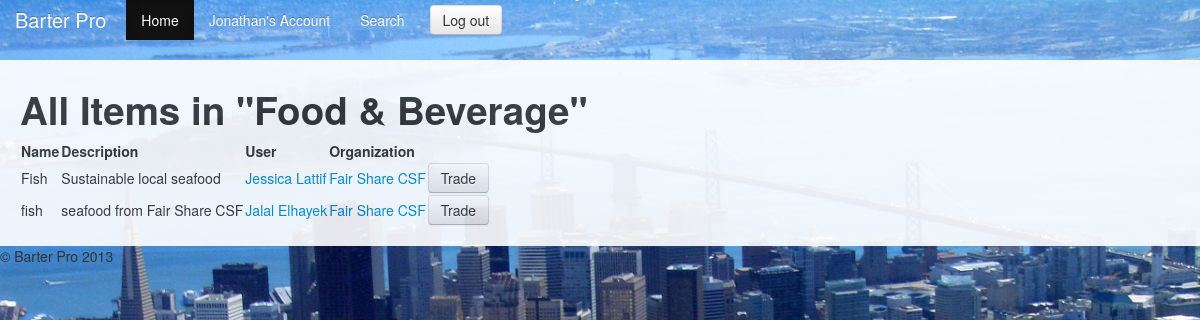
The app's page /display_items/11 (signed in), older data.
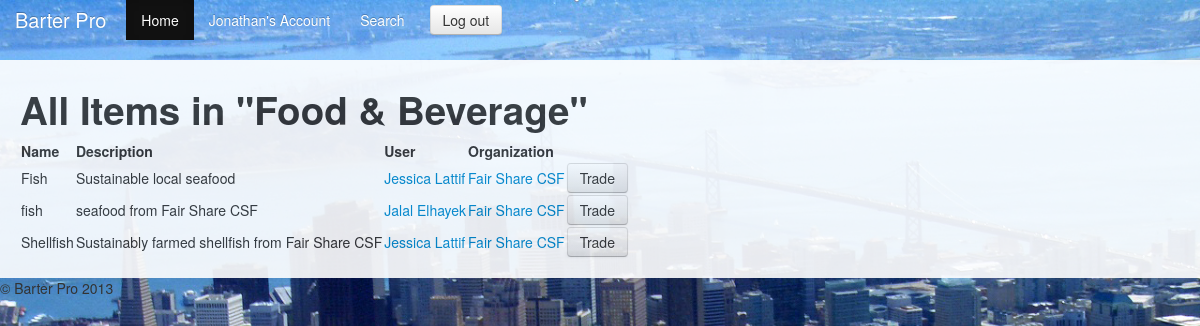
The same page, newer data.
### model.py (models this page shows, shortened)
class User(Base):
	__tablename__ = 'users'
	id = Column(Integer, primary_key=True)
	email = Column(String)
	password = Column(String)
	first_name = Column(String)
	last_name = Column(String)
	zipcode = Column(String)
	biz_name = Column(String)
	website = Column(String)
	image_url = Column(String, nullable=True)
	opt_a = Column(String, nullable=True)
	opt_b = Column(String, nullable=True)
	opt_c = Column(String, nullable=True)

class Category(Base):
	__tablename__ = 'categories'
	id = Column(Integer, primary_key=True)
	name = Column(String)				#category of item listed
	cat_type = Column(Integer) 			#goods or services

class Item(Base):
	__tablename__ = 'items'
	id = Column(Integer, primary_key=True)
	name = Column(String)
	description = Column(String)
	owned = Column(Boolean)
	image_url = Column(String, nullable=True)
	user_id = Column(Integer, ForeignKey("users.id"))
	cat_id = Column(Integer, ForeignKey("categories.id"))
	user = relationship("User", backref=backref("items", order_by=id))
	category = relationship("Category", backref=backref("items", order_by=id))

### server.py (the view)
@app.route("/display_items/<int:cat_id>", methods=["GET"])
def display_items(cat_id):
	items = db_session.query(Item).filter_by(cat_id=cat_id).filter(Item.user_id != g.user.id).all()
	cat = db_session.query(Category).filter_by(id=cat_id).one()
	if not items:
		flash("Sorry, no items are available to trade in that category", "error")
		return redirect(url_for("view_categories"))
	return render_template(
		"display_items.html", items=items, search_term=cat.name, title="All Items in ")

### server.py (called while the page is built)
@app.before_request
def before_request():
	g.user_id = session.get("user_id") #gets user ID from current session
	if not g.user_id: # redirects to log-in if no user ID session
		g.user_id = None
		g.user = None
	else:
		g.user = db_session.query(User).get(g.user_id)
		g.notifications, g.new_confirms = get_notifications()
		print "***************", g.notifications

def get_notifications():
	notifications = db_session.query(Participant).filter_by(user_id=g.user_id, requester=False, confirm=None).all()
	all_my_trades = db_session.query(Participant).filter_by(user_id=g.user_id, requester=True).all()
	new_confirms = [participant for participant in all_my_trades if participant.trade.participants[1].confirm == True]
	return notifications, new_confirms

### Templates/display_items.html (shortened to what this page needs)
{% extends "layout.html" %}
{% block body %}
<div class="container wrapper">
		<h1>{{ title }}"{{ search_term }}"</h1>
	<table>
		<tr>
			<td>
				<strong>
					Name
				</strong>
			</td>
			<td>
				<strong>
					Description
				</strong>
			</td>
			<td>
				<strong>
					User
				</strong>
			</td>
			<td>
				<strong>
					Organization
				</strong>
			</td>
		</tr>
		{% if items %}
		{% for item in items %}
			<tr>
				<td>
					{{ item.name }}
				</td>
				<td>
					{{ item.description }}
				</td>
				<td>
					<a href="/display_user/{{ item.user.id }}">
					{{ item.user.first_name }}
					{{ item.user.last_name }}
				</td>
				<td>
					<a href="/display_user/{{ item.user.id }}">
					{{ item.user.biz_name }}
				</td>
				<td>
					<a href="/open_request?item={{ item.id }}" class = "btn">
					Trade
					</a>
				</td>
			</tr>
		{% endfor %}
		{% endif %}
</table>
</div>
{% endblock %}

### Templates/layout.html (shortened to what this page needs)
<!DOCTYPE html>
<html lang="en">
  <head>
    <link rel="stylesheet" href="../static/bootstrap/css/bootstrap.css" type="text/css">
    <link rel="stylesheet" href="../static/bootstrap/css/main.css" type="text/css">
    <link rel="stylesheet" href="../static/bootstrap/css/bootstrap-responsive.css" type="text/css">
  </head>
  <body>
    <div class="navbar navbar-inverse navbar-fixed-top">
      <div class="navbar-inner">
        <div class="container">
          <a class="brand" href="/">Barter Pro</a>
          <div class="nav-collapse collapse">
            <ul class="nav">
              <li class="active"><a href="/home">Home</a></li>
              {% if g.user %}
              <li><a href="/my_account">{{ g.user.first_name }}'s Account </a>
              </li>
              {% endif %}
                  <li><a href="/view_categories">Search</a></li>
            </ul>
            {% if not g.user %}
            <form name="login" action="/authenticate" method="POST" class="navbar-form pull-right">
              <input class="span2" type="text" name="email" placeholder="Email">
              <input class="span2" type="password" name="password" placeholder="Password">
              <button type ="submit" value="sign in" class="btn" >Sign in</button>
            </form>
            {% else %}
              <div>
                <a href="{{url_for('log_out')}}" class="btn">
                  Log out
                </a>
              </div>
            {% endif %}
          </div>
        </div>
      </div>
    </div>
    {% block body %}
    {% endblock %}
      <footer>
        <p>&copy; Barter Pro 2013</p>
      </footer>
  </body>
</html>

### Templates/layout.html (style rules this page uses)
body { padding-top: 60px; padding-bottom: 40px; }

Row changes from the older to the newer data that the page shows:
added Item: name "Shellfish", description "Sustainably farmed shellfish from Fair Share CSF", user.first_name "Jessica", user.last_name "Lattif", user.biz_name "Fair Share CSF"
